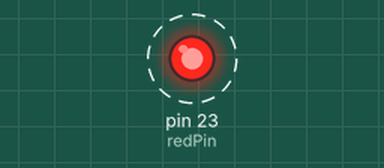
Recording of a sketch running on a simulated Arduino Mega 2560, built with avr-gcc and run on an emulated ATmega2560. On the bench: output pins drawn as LEDs (lit = HIGH). Dashed ring = blinking.

Above: at 0.2 s.
Timing chart, 0 to 3.0 s (numbered marks = the images above):
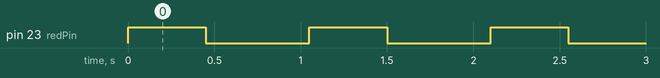

The sketch:

McHorter6_analodWrite.ino
```cpp
int redPin = 23;
int bright1 = 255;
int bright2 = 200;
int bright3 = 150;
int bright4 = 100;
int bright5 = 50;
int bright6 = 5;
int bright7 = 0;
int trans = 150;

void setup() {
  // put your setup code here, to run once:
pinMode(redPin, OUTPUT);
}

void loop() {
  // put your main code here, to run repeatedly:
analogWrite(redPin, bright1);
delay(trans);

analogWrite(redPin, bright2);
delay(trans);

analogWrite(redPin, bright3);
delay(trans);

analogWrite(redPin, bright4);
delay(trans);

analogWrite(redPin, bright5);
delay(trans);

analogWrite(redPin, bright6);
delay(trans);

analogWrite(redPin, bright7);
delay(trans);

}
```

Measured:
- by itself, pin 23 (redPin): alternates HIGH for 0.45 s and LOW for 0.60 s
